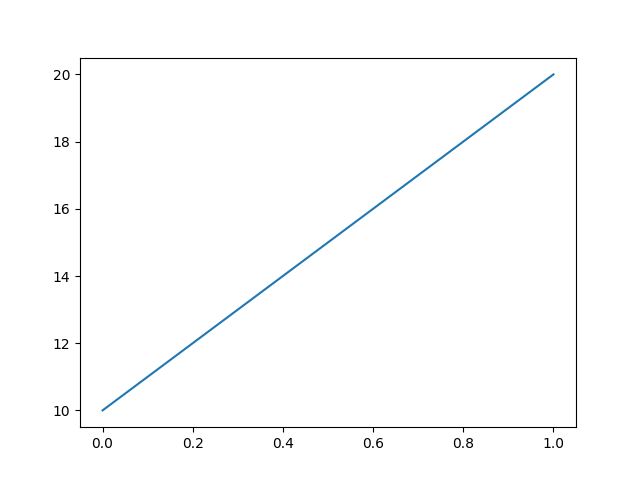

Here is the Python script that generated this plot:
import matplotlib.pyplot as mp
import numpy as np
mp.plot(np.array([10,20]))
mp.show()
